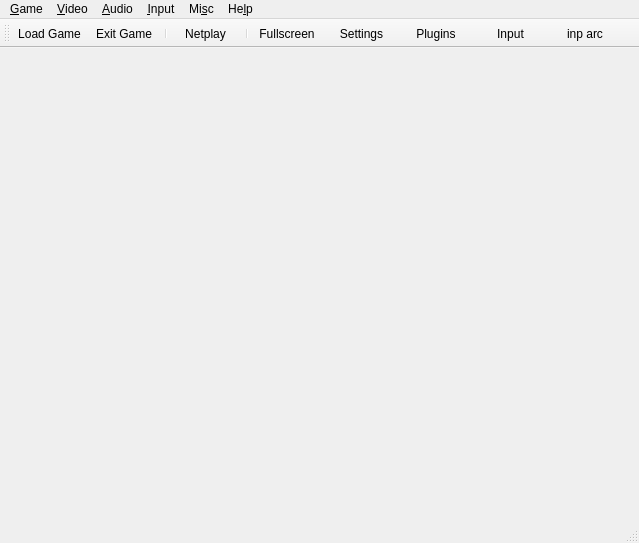
<?xml version="1.0" encoding="UTF-8"?>
<ui version="4.0">
 <class>MainWindow</class>
 <widget class="QMainWindow" name="MainWindow">
  <property name="geometry">
   <rect>
    <x>0</x>
    <y>0</y>
    <width>639</width>
    <height>543</height>
   </rect>
  </property>
  <property name="windowTitle">
   <string>RMG Arcade Edition</string>
  </property>
  <property name="windowIcon">
   <iconset resource="UIResources.qrc">
    <normaloff>:/Resource/RMG.png</normaloff>:/Resource/RMG.png</iconset>
  </property>
  <widget class="QWidget" name="centralwidget">
   <layout class="QHBoxLayout" name="horizontalLayout"/>
  </widget>
  <widget class="QMenuBar" name="menubar">
   <property name="geometry">
    <rect>
     <x>0</x>
     <y>0</y>
     <width>639</width>
     <height>30</height>
    </rect>
   </property>
   <widget class="QMenu" name="menuSystem">
    <property name="title">
     <string>&amp;Game</string>
    </property>
    <widget class="QMenu" name="menuReset">
     <property name="title">
      <string>&amp;Reset</string>
     </property>
     <property name="icon">
      <iconset theme="restart-line"/>
     </property>
     <addaction name="action_System_SoftReset"/>
     <addaction name="action_System_HardReset"/>
    </widget>
    <widget class="QMenu" name="menuCurrent_Save_State">
     <property name="title">
      <string>&amp;Current Save State</string>
     </property>
     <property name="icon">
      <iconset theme="save-3-line"/>
     </property>
     <addaction name="actionSlot_0"/>
     <addaction name="actionSlot_1"/>
     <addaction name="actionSlot_2"/>
     <addaction name="actionSlot_3"/>
     <addaction name="actionSlot_4"/>
     <addaction name="actionSlot_5"/>
     <addaction name="actionSlot_6"/>
     <addaction name="actionSlot_7"/>
     <addaction name="actionSlot_8"/>
     <addaction name="actionSlot_9"/>
    </widget>
    <widget class="QMenu" name="menuSpeedFactor">
     <property name="enabled">
      <bool>true</bool>
     </property>
     <property name="title">
      <string>Speed &amp;Factor</string>
     </property>
     <property name="icon">
      <iconset theme="speed-line"/>
     </property>
     <addaction name="actionSpeed25"/>
     <addaction name="actionSpeed50"/>
     <addaction name="actionSpeed75"/>
     <addaction name="actionSpeed100"/>
     <addaction name="actionSpeed125"/>
     <addaction name="actionSpeed150"/>
     <addaction name="actionSpeed175"/>
     <addaction name="actionSpeed200"/>
     <addaction name="actionSpeed225"/>
     <addaction name="actionSpeed250"/>
     <addaction name="actionSpeed275"/>
     <addaction name="actionSpeed300"/>
    </widget>
    <widget class="QMenu" name="menuNetplay">
     <property name="title">
      <string>Netplay</string>
     </property>
     <addaction name="action_Rollback_Lobby"/>
     <addaction name="action_Netplay_P2P"/>
     <addaction name="action_Netplay_BrowseSessions"/>
    </widget>
    <addaction name="action_System_StartRom"/>
    <addaction name="action_System_OpenCombo"/>
    <addaction name="separator"/>
    <addaction name="action_System_Shutdown"/>
    <addaction name="menuReset"/>
    <addaction name="action_System_Pause"/>
    <addaction name="separator"/>
    <addaction name="action_System_Screenshot"/>
    <addaction name="separator"/>
    <addaction name="action_System_LimitFPS"/>
    <addaction name="menuSpeedFactor"/>
    <addaction name="separator"/>
    <addaction name="action_System_SaveState"/>
    <addaction name="action_System_SaveAs"/>
    <addaction name="action_System_LoadState"/>
    <addaction name="action_System_Load"/>
    <addaction name="menuCurrent_Save_State"/>
    <addaction name="separator"/>
    <addaction name="menuNetplay"/>
    <addaction name="separator"/>
    <addaction name="action_System_Cheats"/>
    <addaction name="action_System_GSButton"/>
    <addaction name="separator"/>
    <addaction name="action_System_Exit"/>
   </widget>
   <widget class="QMenu" name="menuView">
    <property name="title">
     <string>&amp;Video</string>
    </property>
    <addaction name="action_Settings_Graphics"/>
    <addaction name="action_Settings_Rsp"/>
    <addaction name="separator"/>
    <addaction name="action_View_Fullscreen"/>
    <addaction name="separator"/>
    <addaction name="action_View_GameList"/>
    <addaction name="action_View_GameGrid"/>
    <addaction name="action_View_UniformSize"/>
   </widget>
   <widget class="QMenu" name="menuAudio">
    <property name="title">
     <string>&amp;Audio</string>
    </property>
    <addaction name="action_Settings_Audio"/>
   </widget>
   <widget class="QMenu" name="menuInput">
    <property name="title">
     <string>&amp;Input</string>
    </property>
    <widget class="QMenu" name="menuArcade">
     <property name="title">
      <string>Arcade</string>
     </property>
     <addaction name="action_Arcade_Input"/>
     <addaction name="action_Arcade_Dip"/>
     <addaction name="action_Arcade_Test"/>
    </widget>
    <addaction name="action_Settings_Input"/>
    <addaction name="separator"/>
    <addaction name="menuArcade"/>
    <addaction name="action_Psx_Input"/>
    <addaction name="action_Dc_Input"/>
    <addaction name="action_Naomi_Input"/>
    <addaction name="action_Ps2_Input"/>
   </widget>
   <widget class="QMenu" name="menuSettings">
    <property name="title">
     <string>Mi&amp;sc</string>
    </property>
    <widget class="QMenu" name="menuRollback">
     <property name="title">
      <string>Debug</string>
     </property>
     <addaction name="action_Rollback_SaveState"/>
     <addaction name="action_Rollback_LoadState"/>
     <addaction name="separator"/>
     <addaction name="action_Rollback_StartDebugReplay"/>
     <addaction name="action_Rollback_VerifyDebugReplay"/>
     <addaction name="action_Rollback_VerifyDebugReplayWithGraphics"/>
     <addaction name="action_Rollback_StressDebugReplay"/>
     <addaction name="separator"/>
     <addaction name="action_Rollback_ClientInputReplay"/>
    </widget>
    <addaction name="action_Settings_Settings"/>
    <addaction name="action_Settings_Plugins"/>
    <addaction name="separator"/>
    <addaction name="action_View_Toolbar"/>
    <addaction name="action_View_StatusBar"/>
    <addaction name="separator"/>
    <addaction name="action_View_RefreshRoms"/>
    <addaction name="action_View_ClearRomCache"/>
    <addaction name="separator"/>
    <addaction name="action_View_Log"/>
    <addaction name="action_View_Search"/>
    <addaction name="separator"/>
    <addaction name="menuRollback"/>
   </widget>
   <widget class="QMenu" name="menuHelp">
    <property name="title">
     <string>He&amp;lp</string>
    </property>
    <addaction name="action_Help_Github"/>
    <addaction name="separator"/>
    <addaction name="action_Help_Update"/>
    <addaction name="separator"/>
    <addaction name="action_Help_About"/>
   </widget>
   <addaction name="menuSystem"/>
   <addaction name="menuView"/>
   <addaction name="menuAudio"/>
   <addaction name="menuInput"/>
   <addaction name="menuSettings"/>
   <addaction name="menuHelp"/>
  </widget>
  <widget class="QStatusBar" name="statusbar"/>
  <widget class="QToolBar" name="toolBar">
   <property name="windowTitle">
    <string>toolBar</string>
   </property>
   <property name="movable">
    <bool>true</bool>
   </property>
   <property name="styleSheet">
    <string>QToolButton { min-width: 70px; }</string>
   </property>
   <property name="toolButtonStyle">
    <enum>Qt::ToolButtonStyle::ToolButtonTextUnderIcon</enum>
   </property>
   <property name="floatable">
    <bool>false</bool>
   </property>
   <attribute name="toolBarArea">
    <enum>TopToolBarArea</enum>
   </attribute>
   <attribute name="toolBarBreak">
    <bool>false</bool>
   </attribute>
   <addaction name="action_System_StartRom"/>
   <addaction name="action_System_Shutdown"/>
   <addaction name="separator"/>
   <addaction name="action_Netplay_Start"/>
   <addaction name="separator"/>
   <addaction name="action_View_Fullscreen"/>
   <addaction name="action_Settings_Settings"/>
   <addaction name="action_Settings_Plugins"/>
   <addaction name="action_Toolbar_Input"/>
   <addaction name="action_Toolbar_ArcadeInput"/>
   <addaction name="action_Toolbar_PsxInput"/>
   <addaction name="action_Toolbar_DcInput"/>
   <addaction name="action_Toolbar_NaomiInput"/>
   <addaction name="action_Toolbar_Playback"/>
  </widget>
  <action name="action_System_StartRom">
   <property name="icon">
    <iconset theme="file-line"/>
   </property>
   <property name="text">
    <string>&amp;Load Game...</string>
   </property>
  </action>
  <action name="action_System_OpenCombo">
   <property name="icon">
    <iconset theme="aed-electrodes-fill"/>
   </property>
   <property name="text">
    <string>Load Co&amp;mbo...</string>
   </property>
  </action>
  <action name="action_System_Shutdown">
   <property name="icon">
    <iconset theme="shut-down-line"/>
   </property>
   <property name="text">
    <string>Exit &amp;Game</string>
   </property>
  </action>
  <action name="action_Netplay_Start">
   <property name="icon">
    <iconset theme="server-line"/>
   </property>
   <property name="text">
    <string>&amp;Netplay</string>
   </property>
  </action>
  <action name="action_System_SoftReset">
   <property name="icon">
    <iconset theme="restart-line"/>
   </property>
   <property name="text">
    <string>&amp;Soft Reset</string>
   </property>
  </action>
  <action name="action_System_HardReset">
   <property name="icon">
    <iconset theme="restart-line"/>
   </property>
   <property name="text">
    <string>&amp;Hard Reset</string>
   </property>
  </action>
  <action name="action_System_Pause">
   <property name="checkable">
    <bool>true</bool>
   </property>
   <property name="icon">
    <iconset theme="pause-line"/>
   </property>
   <property name="text">
    <string>&amp;Pause</string>
   </property>
  </action>
  <action name="action_System_Screenshot">
   <property name="icon">
    <iconset theme="screenshot-2-line"/>
   </property>
   <property name="text">
    <string>Scree&amp;nshot</string>
   </property>
  </action>
  <action name="action_System_LimitFPS">
   <property name="checkable">
    <bool>true</bool>
   </property>
   <property name="icon">
    <iconset theme="speed-line"/>
   </property>
   <property name="text">
    <string>&amp;Limit FPS</string>
   </property>
  </action>
  <action name="action_System_SaveState">
   <property name="icon">
    <iconset theme="save-3-line"/>
   </property>
   <property name="text">
    <string>Sa&amp;ve State</string>
   </property>
  </action>
  <action name="action_System_SaveAs">
   <property name="icon">
    <iconset theme="save-3-line"/>
   </property>
   <property name="text">
    <string>Save As...</string>
   </property>
  </action>
  <action name="action_System_LoadState">
   <property name="icon">
    <iconset theme="folder-open-line"/>
   </property>
   <property name="text">
    <string>L&amp;oad State</string>
   </property>
  </action>
  <action name="action_System_Load">
   <property name="icon">
    <iconset theme="folder-open-line"/>
   </property>
   <property name="text">
    <string>Loa&amp;d...</string>
   </property>
  </action>
  <action name="actionSlot_0">
   <property name="checkable">
    <bool>true</bool>
   </property>
   <property name="text">
    <string>&amp;Slot 0</string>
   </property>
  </action>
  <action name="actionSlot_1">
   <property name="checkable">
    <bool>true</bool>
   </property>
   <property name="text">
    <string>Slot &amp;1</string>
   </property>
  </action>
  <action name="actionSlot_2">
   <property name="checkable">
    <bool>true</bool>
   </property>
   <property name="text">
    <string>Slot &amp;2</string>
   </property>
  </action>
  <action name="actionSlot_3">
   <property name="checkable">
    <bool>true</bool>
   </property>
   <property name="text">
    <string>Slot &amp;3</string>
   </property>
  </action>
  <action name="actionSlot_4">
   <property name="checkable">
    <bool>true</bool>
   </property>
   <property name="text">
    <string>Slot &amp;4</string>
   </property>
  </action>
  <action name="actionSlot_5">
   <property name="checkable">
    <bool>true</bool>
   </property>
   <property name="text">
    <string>Slot &amp;5</string>
   </property>
  </action>
  <action name="actionSlot_6">
   <property name="checkable">
    <bool>true</bool>
   </property>
   <property name="text">
    <string>Slot &amp;6</string>
   </property>
  </action>
  <action name="actionSlot_7">
   <property name="checkable">
    <bool>true</bool>
   </property>
   <property name="text">
    <string>Slot &amp;7</string>
   </property>
  </action>
  <action name="actionSlot_8">
   <property name="checkable">
    <bool>true</bool>
   </property>
   <property name="text">
    <string>Slot &amp;8</string>
   </property>
  </action>
  <action name="actionSlot_9">
   <property name="checkable">
    <bool>true</bool>
   </property>
   <property name="text">
    <string>Slot &amp;9</string>
   </property>
  </action>
  <action name="action_System_Cheats">
   <property name="icon">
    <iconset theme="code-box-line"/>
   </property>
   <property name="text">
    <string>Cheats...</string>
   </property>
  </action>
  <action name="action_System_GSButton">
   <property name="icon">
    <iconset theme="checkbox-blank-circle-line"/>
   </property>
   <property name="text">
    <string>&amp;GS Button</string>
   </property>
  </action>
  <action name="action_System_Exit">
   <property name="icon">
    <iconset theme="door-open-line"/>
   </property>
   <property name="text">
    <string>Exit &amp;Emulator</string>
   </property>
  </action>
  <action name="action_Settings_Graphics">
   <property name="icon">
    <iconset theme="brush-line"/>
   </property>
   <property name="text">
    <string>&amp;Graphics</string>
   </property>
  </action>
  <action name="action_Settings_Input">
   <property name="icon">
    <iconset theme="gamepad-line"/>
   </property>
   <property name="text">
    <string>&amp;Input</string>
   </property>
  </action>
  <action name="action_Arcade_Input">
   <property name="icon">
    <iconset theme="gamepad-line"/>
   </property>
   <property name="text">
    <string>&amp;Map Game Inputs...</string>
   </property>
  </action>
  <action name="action_Psx_Input">
    <property name="icon">
     <iconset theme="gamepad-line"/>
    </property>
    <property name="text">
     <string>&amp;PlayStation Input...</string>
    </property>
  </action>
  <action name="action_Dc_Input">
   <property name="icon">
    <iconset theme="gamepad-line"/>
   </property>
   <property name="text">
    <string>&amp;Dreamcast Input...</string>
   </property>
  </action>
  <action name="action_Naomi_Input">
   <property name="icon">
    <iconset theme="gamepad-line"/>
   </property>
   <property name="text">
    <string>&amp;Naomi 1 e 2 / Atomiswave Input...</string>
   </property>
  </action>
  <action name="action_Ps2_Input">
   <property name="icon">
    <iconset theme="gamepad-line"/>
   </property>
   <property name="text">
    <string>&amp;PlayStation 2 Input...</string>
   </property>
  </action>
  <action name="action_Arcade_Dip">
   <property name="icon">
    <iconset theme="settings-3-line"/>
   </property>
   <property name="text">
    <string>Set &amp;DIP Switches...</string>
   </property>
  </action>
  <action name="action_Arcade_Test">
   <property name="icon">
    <iconset theme="settings-3-line"/>
   </property>
   <property name="text">
    <string>&amp;Test / Service Button</string>
   </property>
  </action>
  <action name="action_Settings_Rsp">
   <property name="icon">
    <iconset theme="settings-3-line"/>
   </property>
   <property name="text">
    <string>&amp;RSP</string>
   </property>
  </action>
  <action name="action_Settings_Audio">
   <property name="icon">
    <iconset theme="volume-up-line"/>
   </property>
   <property name="text">
    <string>&amp;Audio</string>
   </property>
  </action>
  <action name="action_Settings_Settings">
   <property name="icon">
    <iconset theme="settings-3-line"/>
   </property>
   <property name="text">
    <string>&amp;Settings</string>
   </property>
  </action>
  <action name="action_Settings_Plugins">
   <property name="icon">
    <iconset theme="plug-line"/>
   </property>
   <property name="text">
    <string>&amp;Plugins</string>
   </property>
  </action>
  <action name="action_Toolbar_Input">
   <property name="icon">
    <iconset theme="gamepad-line"/>
   </property>
   <property name="text">
    <string>&amp;Input</string>
   </property>
   <property name="toolTip">
    <string>Configure controller input</string>
   </property>
  </action>
  <action name="action_Toolbar_ArcadeInput">
   <property name="icon">
    <iconset theme="gamepad-line"/>
   </property>
   <property name="text">
    <string>inp arc</string>
   </property>
   <property name="toolTip">
    <string>Map arcade game inputs</string>
   </property>
  </action>
  <action name="action_Toolbar_PsxInput">
   <property name="icon">
    <iconset theme="gamepad-line"/>
   </property>
   <property name="text">
    <string>inp psx</string>
   </property>
   <property name="toolTip">
    <string>Map PlayStation inputs</string>
   </property>
  </action>
  <action name="action_Toolbar_DcInput">
   <property name="icon">
    <iconset theme="gamepad-line"/>
   </property>
   <property name="text">
    <string>inp dc</string>
   </property>
   <property name="toolTip">
    <string>Map Dreamcast inputs</string>
   </property>
  </action>
  <action name="action_Toolbar_NaomiInput">
   <property name="icon">
    <iconset theme="gamepad-line"/>
   </property>
   <property name="text">
    <string>inp naomi+atom</string>
   </property>
   <property name="toolTip">
    <string>Map Naomi 1 e 2 / Atomiswave inputs</string>
   </property>
  </action>
  <action name="action_Toolbar_Playback">
   <property name="icon">
    <iconset theme="play-line"/>
   </property>
   <property name="text">
    <string>&amp;Playback</string>
   </property>
  </action>
  <action name="action_View_Fullscreen">
   <property name="icon">
    <iconset theme="fullscreen-line"/>
   </property>
   <property name="text">
    <string>&amp;Fullscreen</string>
   </property>
  </action>
  <action name="action_Help_Github">
   <property name="icon">
    <iconset theme="github-fill"/>
   </property>
   <property name="text">
    <string>&amp;Github Repository</string>
   </property>
  </action>
  <action name="action_Help_About">
   <property name="icon">
    <iconset theme="information-line"/>
   </property>
   <property name="text">
    <string>&amp;About RMG</string>
   </property>
  </action>
  <action name="action_View_Toolbar">
   <property name="checkable">
    <bool>true</bool>
   </property>
   <property name="icon">
    <iconset theme="tools-line"/>
   </property>
   <property name="text">
    <string>&amp;Toolbar</string>
   </property>
  </action>
  <action name="action_View_StatusBar">
   <property name="checkable">
    <bool>true</bool>
   </property>
   <property name="icon">
    <iconset theme="information-line"/>
   </property>
   <property name="text">
    <string>&amp;Status Bar</string>
   </property>
  </action>
  <action name="action_View_GameList">
   <property name="icon">
    <iconset theme="list-check"/>
   </property>
   <property name="text">
    <string>&amp;Game List</string>
   </property>
  </action>
  <action name="action_View_GameGrid">
   <property name="icon">
    <iconset theme="function-line"/>
   </property>
   <property name="text">
    <string>Ga&amp;me Grid</string>
   </property>
  </action>
  <action name="action_View_RefreshRoms">
   <property name="icon">
    <iconset theme="refresh-line"/>
   </property>
   <property name="text">
    <string>&amp;Refresh ROMs</string>
   </property>
  </action>
  <action name="action_View_Log">
   <property name="icon">
    <iconset theme="file-list-line"/>
   </property>
   <property name="text">
    <string>&amp;Log</string>
   </property>
  </action>
  <action name="action_View_ClearRomCache">
   <property name="icon">
    <iconset theme="delete-bin-line"/>
   </property>
   <property name="text">
    <string>&amp;Clear ROM Cache</string>
   </property>
  </action>
  <action name="action_View_UniformSize">
   <property name="checkable">
    <bool>true</bool>
   </property>
   <property name="icon">
    <iconset theme="function-line"/>
   </property>
   <property name="text">
    <string>&amp;Uniform Size (Grid View)</string>
   </property>
  </action>
  <action name="actionSpeed25">
   <property name="checkable">
    <bool>false</bool>
   </property>
   <property name="text">
    <string>&amp;25%</string>
   </property>
  </action>
  <action name="actionSpeed50">
   <property name="text">
    <string>&amp;50%</string>
   </property>
  </action>
  <action name="actionSpeed100">
   <property name="text">
    <string>&amp;100%</string>
   </property>
  </action>
  <action name="actionSpeed125">
   <property name="text">
    <string>125%</string>
   </property>
  </action>
  <action name="actionSpeed150">
   <property name="text">
    <string>150%</string>
   </property>
  </action>
  <action name="actionSpeed200">
   <property name="text">
    <string>2&amp;00%</string>
   </property>
  </action>
  <action name="actionSpeed75">
   <property name="text">
    <string>&amp;75%</string>
   </property>
  </action>
  <action name="actionSpeed175">
   <property name="text">
    <string>175%</string>
   </property>
  </action>
  <action name="actionSpeed225">
   <property name="text">
    <string>225%</string>
   </property>
  </action>
  <action name="actionSpeed250">
   <property name="text">
    <string>250%</string>
   </property>
  </action>
  <action name="actionSpeed275">
   <property name="text">
    <string>275%</string>
   </property>
  </action>
  <action name="actionSpeed300">
   <property name="text">
    <string>&amp;300%</string>
   </property>
  </action>
  <action name="action_Help_Update">
   <property name="icon">
    <iconset theme="download-line"/>
   </property>
   <property name="text">
    <string>&amp;Check For Updates</string>
   </property>
  </action>
  <action name="action_Netplay_BrowseSessions">
   <property name="text">
    <string>Legacy Server</string>
   </property>
  </action>
  <action name="action_Netplay_P2P">
   <property name="icon">
    <iconset theme="links-line"/>
   </property>
   <property name="text">
    <string>Peer to Peer</string>
   </property>
  </action>
  <action name="action_Rollback_Lobby">
   <property name="icon">
    <iconset theme="group-line"/>
   </property>
   <property name="text">
    <string>Rollback Lobby</string>
   </property>
  </action>
  <action name="action_View_Search">
    <property name="icon">
      <iconset theme="search-line"/>
     </property>
   <property name="text">
    <string>Search</string>
   </property>
  </action>
  <action name="action_Rollback_SaveState">
   <property name="icon">
    <iconset theme="save-3-line"/>
   </property>
   <property name="text">
    <string>&amp;Save Rollback State</string>
   </property>
  </action>
  <action name="action_Rollback_LoadState">
   <property name="icon">
    <iconset theme="folder-open-line"/>
   </property>
   <property name="text">
    <string>&amp;Load Rollback State</string>
   </property>
  </action>
  <action name="action_Rollback_StartDebugReplay">
   <property name="icon">
    <iconset theme="record-circle-line"/>
   </property>
   <property name="text">
    <string>Start Recording Debug Replay</string>
   </property>
  </action>
  <action name="action_Rollback_VerifyDebugReplay">
   <property name="icon">
    <iconset theme="check-double-line"/>
   </property>
   <property name="text">
    <string>Verify Debug Replay (Fast Forward)</string>
   </property>
  </action>
  <action name="action_Rollback_VerifyDebugReplayWithGraphics">
   <property name="icon">
    <iconset theme="movie-line"/>
   </property>
   <property name="text">
    <string>Verify Debug Replay (with Graphics)</string>
   </property>
  </action>
  <action name="action_Rollback_StressDebugReplay">
   <property name="icon">
    <iconset theme="repeat-line"/>
   </property>
   <property name="text">
    <string>Stress Debug Replay (Rollback 2 Every 5)</string>
   </property>
  </action>
  <action name="action_Rollback_ClientInputReplay">
   <property name="checkable">
    <bool>true</bool>
   </property>
   <property name="icon">
    <iconset theme="record-circle-line"/>
   </property>
   <property name="text">
    <string>Client Record/Replay 600 Inputs</string>
   </property>
  </action>
 </widget>
 <resources>
  <include location="UIResources.qrc"/>
 </resources>
 <connections/>
</ui>
